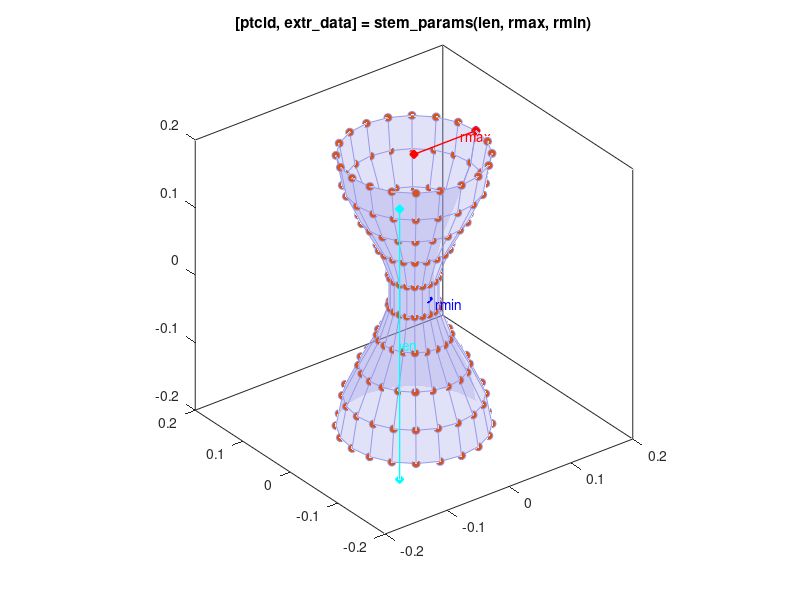

Recreate this plot in MATLAB.
function [ptcld, extr_data] = stem_params(len,rmax,rmin,varargin)
%stem_params Produce point cloud and extrusion data for hourglass-shaped stem
%   [ptcld, extr_data] = stem_params(len,rmax,rmin,varargin)
%
%   You can specify:
%       len    stem length
%       rmax   maximum radius (at ends)
%       rmin   minimum radius (at middle)
%
%   Point cloud data will be centered at [0,0,0]
%
% Copyright 2021-2026 The MathWorks, Inc.

% Parameters for stem
if (nargin == 0)
    len  = 0.4;
    rmax = 0.1;
    rmin = 0.03;
    showplot = 'plot';
end

% Check if plot should be produced
if (isempty(varargin))
    showplot = 'n';
else
    showplot = varargin;
end

% Point cloud
npts_len  = 10;
npts_cir  = 20;

t = linspace(0,2*pi,npts_len);
r = rmin + (cos(t)+1)*(rmax-rmin)/2;
[X,Y,Z] = cylinder(r);
Z = (Z-0.5)*len;

ptcld=unique([reshape(X,[],1) reshape(Y,[],1) reshape(Z,[],1)],'rows');

% Extrusion
t_extr = linspace(0,2*pi,npts_len*3)';
r_extr = rmin + (cos(t_extr)+1)/2*(rmax-rmin);
x_extr = [0;r_extr;0];
y_extr = [-0.5;linspace(-0.5,0.5,length(r_extr))';0.5]*len;
extr_data = [x_extr y_extr];

% Plot diagram to show parameters and extrusion
if (nargin == 0 || strcmpi(showplot,'plot'))
    
    % Figure name
    figString = ['h1_' mfilename];
    % Only create a figure if no figure exists
    figExist = 0;
    fig_hExist = evalin('base',['exist(''' figString ''')']);
    if (fig_hExist)
        figExist = evalin('base',['ishandle(' figString ') && strcmp(get(' figString ', ''type''), ''figure'')']);
    end
    if ~figExist
        fig_h = figure('Name',figString);
        assignin('base',figString,fig_h);
    else
        fig_h = evalin('base',figString);
    end
    figure(fig_h)
    clf(fig_h)
    
    temp_colororder = get(gca,'defaultAxesColorOrder');
    
    %plot3(ptcld(:,1),ptcld(:,2),ptcld(:,3),'o','MarkerFaceColor',temp_colororder(2,:))
    surf(X,Y,Z,'Marker','o','MarkerFaceColor',temp_colororder(2,:),'FaceColor',[0.6 0.6 0.9],'EdgeColor',[0.6 0.6 0.9],'FaceAlpha',0.3)
    axis equal
    hold on
    
    plot3([0 0],[0 -rmin],[0 0],'b-d','MarkerFaceColor','b','LineWidth',1)
    text(0,-rmin*1.5,0,'rmin','Color','blue')
    plot3([0 rmax],[0 0],[len/2 len/2],'r-d','MarkerFaceColor','r','LineWidth',1)
    text(rmax*0.75,0,len/2,'rmax','Color','red')
    plot3([-rmax -rmax],[-rmax -rmax],[-len/2 len/2],'c-d','MarkerFaceColor','c','LineWidth',1)
    text(-rmax,-rmax,0,'len','Color','cyan')
    
    title(['[ptcld, extr\_data] = stem\_params(len, rmax, rmin)']);
    hold off
    box on
    axis equal
    grid off
end